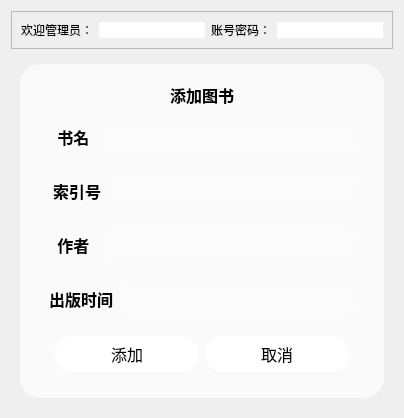
        <widget class="QWidget" name="page">
         <layout class="QVBoxLayout" name="verticalLayout_6" stretch="0,0">
          <item>
           <widget class="QFrame" name="frame_29">
            <property name="frameShape">
             <enum>QFrame::StyledPanel</enum>
            </property>
            <property name="frameShadow">
             <enum>QFrame::Raised</enum>
            </property>
            <layout class="QHBoxLayout" name="horizontalLayout_24">
             <item>
              <widget class="QLabel" name="label_9">
               <property name="text">
                <string>欢迎管理员：</string>
               </property>
              </widget>
             </item>
             <item>
              <widget class="QLineEdit" name="lineEdit_14">
               <property name="styleSheet">
                <string notr="true">
background:rgb(255,255,255);
border-radius:2px;

</string>
               </property>
              </widget>
             </item>
             <item>
              <widget class="QLabel" name="label_20">
               <property name="text">
                <string>账号密码：</string>
               </property>
              </widget>
             </item>
             <item>
              <widget class="QLineEdit" name="lineEdit_15">
               <property name="styleSheet">
                <string notr="true">
background:rgb(255,255,255);
border-radius:20px;

</string>
               </property>
              </widget>
             </item>
            </layout>
           </widget>
          </item>
          <item>
           <widget class="QFrame" name="frame_30">
            <property name="styleSheet">
             <string notr="true">QFrame#frame_30{
border-image: url(:/common2/hutao.jpg);
border-radius:20px
}</string>
            </property>
            <property name="frameShape">
             <enum>QFrame::StyledPanel</enum>
            </property>
            <property name="frameShadow">
             <enum>QFrame::Raised</enum>
            </property>
            <layout class="QHBoxLayout" name="horizontalLayout_25">
             <item>
              <widget class="QFrame" name="frame_32">
               <property name="styleSheet">
                <string notr="true">QFrame#frame_32{
border-radius:20px;
background:rgba(255, 255, 255,170)}</string>
               </property>
               <property name="frameShape">
                <enum>QFrame::StyledPanel</enum>
               </property>
               <property name="frameShadow">
                <enum>QFrame::Raised</enum>
               </property>
               <layout class="QHBoxLayout" name="horizontalLayout_27">
                <item>
                 <widget class="QFrame" name="frame_33">
                  <property name="styleSheet">
                   <string notr="true">background:transparent</string>
                  </property>
                  <property name="frameShape">
                   <enum>QFrame::StyledPanel</enum>
                  </property>
                  <property name="frameShadow">
                   <enum>QFrame::Raised</enum>
                  </property>
                  <layout class="QVBoxLayout" name="verticalLayout_10" stretch="0,2,2,0,2,0">
                   <item>
                    <widget class="QLabel" name="label_33">
                     <property name="font">
                      <font>
                       <family>黑体</family>
                       <pointsize>12</pointsize>
                       <weight>75</weight>
                       <bold>true</bold>
                      </font>
                     </property>
                     <property name="text">
                      <string>添加图书</string>
                     </property>
                     <property name="alignment">
                      <set>Qt::AlignCenter</set>
                     </property>
                    </widget>
                   </item>
                   <item>
                    <widget class="QFrame" name="frame_34">
                     <property name="frameShape">
                      <enum>QFrame::StyledPanel</enum>
                     </property>
                     <property name="frameShadow">
                      <enum>QFrame::Raised</enum>
                     </property>
                     <layout class="QHBoxLayout" name="horizontalLayout_28">
                      <item>
                       <widget class="QLabel" name="label_21">
                        <property name="font">
                         <font>
                          <family>黑体</family>
                          <pointsize>12</pointsize>
                          <weight>75</weight>
                          <bold>true</bold>
                         </font>
                        </property>
                        <property name="text">
                         <string>  书名  </string>
                        </property>
                       </widget>
                      </item>
                      <item>
                       <widget class="QLineEdit" name="Name_3">
                        <property name="styleSheet">
                         <string notr="true">background:rgba(255,255,255,50);
padding:6px;
border-radius:10px</string>
                        </property>
                       </widget>
                      </item>
                     </layout>
                    </widget>
                   </item>
                   <item>
                    <widget class="QFrame" name="frame_35">
                     <property name="frameShape">
                      <enum>QFrame::StyledPanel</enum>
                     </property>
                     <property name="frameShadow">
                      <enum>QFrame::Raised</enum>
                     </property>
                     <layout class="QHBoxLayout" name="horizontalLayout_29">
                      <item>
                       <widget class="QLabel" name="label_22">
                        <property name="font">
                         <font>
                          <family>黑体</family>
                          <pointsize>12</pointsize>
                          <weight>75</weight>
                          <bold>true</bold>
                         </font>
                        </property>
                        <property name="text">
                         <string> 索引号 </string>
                        </property>
                       </widget>
                      </item>
                      <item>
                       <widget class="QLineEdit" name="User_5">
                        <property name="styleSheet">
                         <string notr="true">background:rgba(255,255,255,50);
padding:6px;
border-radius:10px</string>
                        </property>
                       </widget>
                      </item>
                     </layout>
                    </widget>
                   </item>
                   <item>
                    <widget class="QFrame" name="frame_36">
                     <property name="frameShape">
                      <enum>QFrame::StyledPanel</enum>
                     </property>
                     <property name="frameShadow">
                      <enum>QFrame::Raised</enum>
                     </property>
                     <layout class="QHBoxLayout" name="horizontalLayout_30">
                      <item>
                       <widget class="QLabel" name="label_23">
                        <property name="font">
                         <font>
                          <family>黑体</family>
                          <pointsize>12</pointsize>
                          <weight>75</weight>
                          <bold>true</bold>
                         </font>
                        </property>
                        <property name="text">
                         <string>  作者  </string>
                        </property>
                       </widget>
                      </item>
                      <item>
                       <widget class="QLineEdit" name="User_6">
                        <property name="styleSheet">
                         <string notr="true">background:rgba(255,255,255,50);
padding:6px;
border-radius:10px</string>
                        </property>
                       </widget>
                      </item>
                     </layout>
                    </widget>
                   </item>
                   <item>
                    <widget class="QFrame" name="frame_37">
                     <property name="frameShape">
                      <enum>QFrame::StyledPanel</enum>
                     </property>
                     <property name="frameShadow">
                      <enum>QFrame::Raised</enum>
                     </property>
                     <layout class="QHBoxLayout" name="horizontalLayout_31" stretch="2,30">
                      <item>
                       <widget class="QLabel" name="label_24">
                        <property name="font">
                         <font>
                          <family>黑体</family>
                          <pointsize>12</pointsize>
                          <weight>75</weight>
                          <bold>true</bold>
                         </font>
                        </property>
                        <property name="text">
                         <string>出版时间</string>
                        </property>
                       </widget>
                      </item>
                      <item>
                       <widget class="QLineEdit" name="Port_3">
                        <property name="styleSheet">
                         <string notr="true">background:rgba(255,255,255,50);
padding:6px;
border-radius:10px</string>
                        </property>
                       </widget>
                      </item>
                     </layout>
                    </widget>
                   </item>
                   <item>
                    <widget class="QFrame" name="frame_38">
                     <property name="sizePolicy">
                      <sizepolicy hsizetype="Preferred" vsizetype="Preferred">
                       <horstretch>0</horstretch>
                       <verstretch>0</verstretch>
                      </sizepolicy>
                     </property>
                     <property name="minimumSize">
                      <size>
                       <width>50</width>
                       <height>50</height>
                      </size>
                     </property>
                     <property name="styleSheet">
                      <string notr="true"/>
                     </property>
                     <property name="frameShape">
                      <enum>QFrame::StyledPanel</enum>
                     </property>
                     <property name="frameShadow">
                      <enum>QFrame::Raised</enum>
                     </property>
                     <layout class="QHBoxLayout" name="horizontalLayout_32">
                      <property name="spacing">
                       <number>6</number>
                      </property>
                      <property name="leftMargin">
                       <number>15</number>
                      </property>
                      <property name="topMargin">
                       <number>6</number>
                      </property>
                      <property name="rightMargin">
                       <number>15</number>
                      </property>
                      <property name="bottomMargin">
                       <number>6</number>
                      </property>
                      <item>
                       <widget class="QPushButton" name="Confirm_3">
                        <property name="sizePolicy">
                         <sizepolicy hsizetype="Minimum" vsizetype="Minimum">
                          <horstretch>0</horstretch>
                          <verstretch>0</verstretch>
                         </sizepolicy>
                        </property>
                        <property name="font">
                         <font>
                          <family>黑体</family>
                          <pointsize>12</pointsize>
                         </font>
                        </property>
                        <property name="styleSheet">
                         <string notr="true">background:rgb(255, 255, 255);
border-radius:18px
</string>
                        </property>
                        <property name="text">
                         <string>添加</string>
                        </property>
                        <property name="flat">
                         <bool>false</bool>
                        </property>
                       </widget>
                      </item>
                      <item>
                       <widget class="QPushButton" name="Cancel_3">
                        <property name="sizePolicy">
                         <sizepolicy hsizetype="Minimum" vsizetype="Minimum">
                          <horstretch>0</horstretch>
                          <verstretch>0</verstretch>
                         </sizepolicy>
                        </property>
                        <property name="font">
                         <font>
                          <family>黑体</family>
                          <pointsize>12</pointsize>
                         </font>
                        </property>
                        <property name="styleSheet">
                         <string notr="true">background:rgb(255, 255, 255);
border-radius:18px</string>
                        </property>
                        <property name="text">
                         <string>取消</string>
                        </property>
                        <property name="flat">
                         <bool>true</bool>
                        </property>
                       </widget>
                      </item>
                     </layout>
                    </widget>
                   </item>
                  </layout>
                 </widget>
                </item>
               </layout>
              </widget>
             </item>
            </layout>
           </widget>
          </item>
         </layout>
        </widget>
